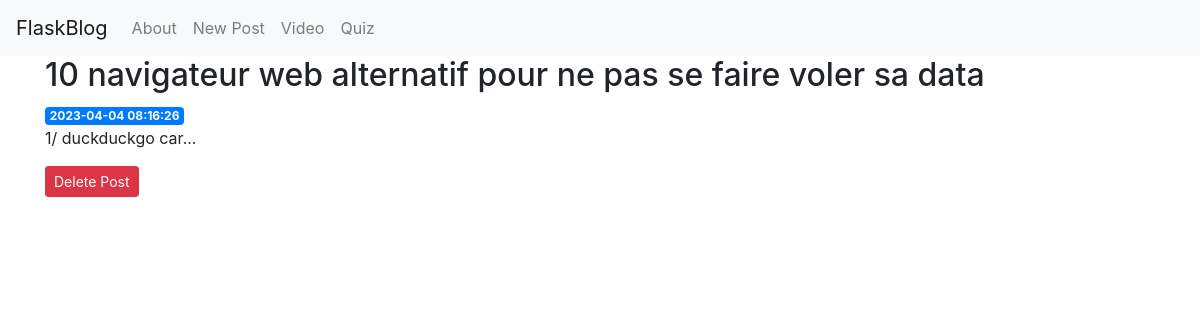
The page /5 on the database its author committed.
### tables this page shows
CREATE TABLE posts (
    id INTEGER PRIMARY KEY AUTOINCREMENT,
    created TIMESTAMP NOT NULL DEFAULT CURRENT_TIMESTAMP,
    title TEXT NOT NULL,
    content TEXT NOT NULL
);

### routes.py (the view)
@app.route('/<int:post_id>')
def post(post_id):
    post = get_post(post_id)
    return render_template('post.html', post=post)

### routes.py (called while the page is built)
def get_db_connection():
    conn = sqlite3.connect('database.db')
    conn.row_factory = sqlite3.Row
    return conn

def get_post(post_id):
    conn = get_db_connection()
    post = conn.execute('SELECT * FROM posts WHERE id = ?',
                        (post_id,)).fetchone()
    conn.close()
    if post is None:
        abort(404)
    return post

### templates/post.html
{% extends 'base.html' %}
{% block content %}
    <h2>{% block title %} {{ post['title'] }} {% endblock %}</h2>
    <span class="badge badge-primary">{{ post['created'] }}</span>
    <p>{{ post['content'] }}</p>
    <form action="{{ url_for('delete', id=post['id']) }}" method="POST">
        <input type="submit" value="Delete Post"
                class="btn btn-danger btn-sm"
                onclick="return confirm('Are you sure you want to delete this post?')">
    </form>
{% endblock %}

### rows shown on the page
posts: title "10 navigateur web alternatif pour ne pas se faire voler sa data", created "2023-04-04 08:16:26", content "1/ duckduckgo car..."
